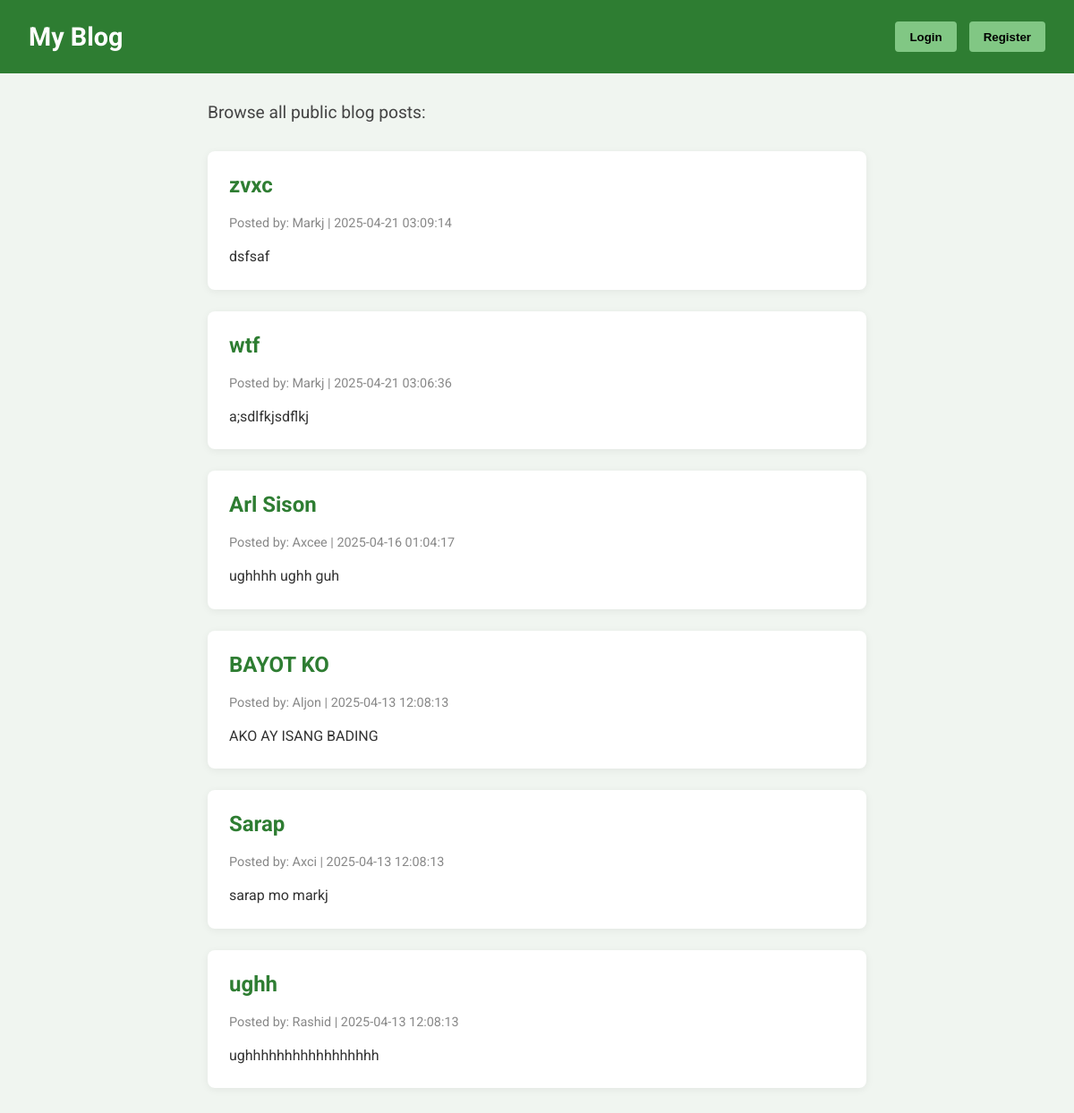
Before: / with the older database file.
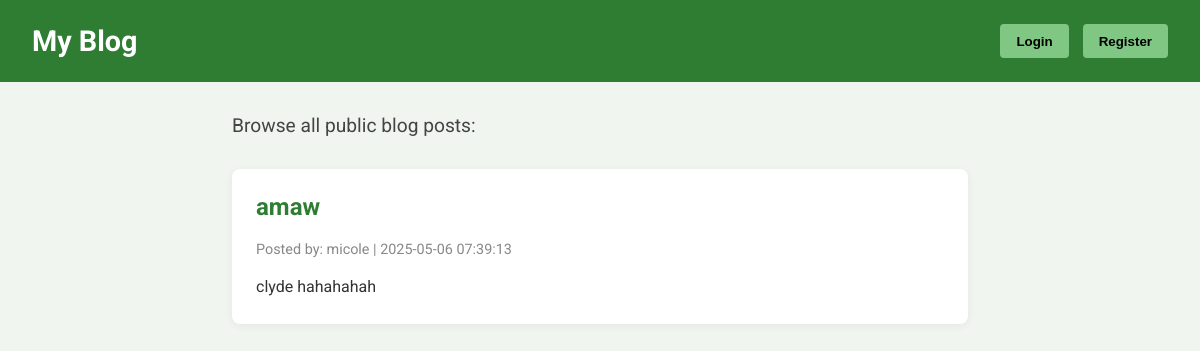
After: the same page with the newer database file.
### tables this page shows
CREATE TABLE `posts` (
  `id` int(11) NOT NULL,
  `title` varchar(255) NOT NULL,
  `content` text NOT NULL,
  `author_id` int(11) NOT NULL,
  `created_at` timestamp NOT NULL DEFAULT current_timestamp(),
  `updated_at` timestamp NULL DEFAULT NULL
);

CREATE TABLE `users` (
  `id` int(11) NOT NULL,
  `first_name` varchar(255) NOT NULL,
  `last_name` varchar(255) NOT NULL,
  `username` varchar(255) NOT NULL,
  `password` varchar(255) NOT NULL,
  `created_at` timestamp NOT NULL DEFAULT current_timestamp(),
  `updated_at` timestamp NULL DEFAULT NULL
);

### app/includes/database.php (called while the page is built, shortened)
<?php
class Database {
    private $host = "localhost";
    private $db_name = "lab2";
    private $username = "root";
    private $password = "";
    protected $conn;
    public function __construct() {
        try {
            $this->conn = new \PDO("mysql:host=" . $this->host . ";dbname=" . $this->db_name, $this->username, $this->password);
            $this->conn->setAttribute(\PDO::ATTR_ERRMODE, \PDO::ERRMODE_EXCEPTION);
        } catch (\PDOException $e) {
            die("Connection failed: " . $e->getMessage());
        }
    }
    public function getConnection() {
        return $this->conn;
    }
}

### app/models/Post.php (called while the page is built, shortened)
<?php
class Post extends Database {
    private $db;
    public function __construct() {
        $this->db = $this->getConnection();
    }
    public function getPosts() {
        $sql = "SELECT posts.id, title, content, users.first_name AS first_name, posts.created_at FROM posts INNER JOIN users ON posts.author_id = users.id ORDER BY posts.id DESC";
        $stmt = $this->db->prepare($sql);
        $stmt->execute();
        return $stmt->fetchAll(\PDO::FETCH_ASSOC);
    }
}

### index.php (the view, shortened to what this page needs)
<?php
$post = new Post();
?>
<!DOCTYPE html>
<html lang="en">
<head>
</head>
<body>
<header>
    <h1>My Blog</h1>
    <div class="actions">
        <?php if(isset($_SESSION['users'])): ?>
            <a href="blog.php"><button>Add Post</button></a>
            <a href="logout.php"><button>Logout</button></a>
        <?php else: ?>
            <a href="login.php"><button>Login</button></a>
            <a href="register.php"><button>Register</button></a>
        <?php endif; ?>
    </div>
</header>
<div class="container">
    <?php
    if (isset($_SESSION['users'])) {
        echo '<div class="welcome">Welcome, ' . htmlspecialchars($_SESSION['users']['first_name']) . '!</div>';
        $posts = $post->getPostsByLoggedInUser($_SESSION['users']['id']);
        if (empty($posts)) {
            echo '<div class="no-posts">You haven\'t posted anything yet.</div>';
        }
        foreach ($posts as $value) {
            echo '<div class="post-card">';
            echo '<h2>' . htmlspecialchars($value['title']) . '</h2>';
            echo '<div class="post-meta">Posted by: ' . htmlspecialchars($value['first_name']) . ' | ' . $value['created_at'] . '</div>';
            echo '<div class="post-content">' . nl2br(htmlspecialchars($value['content'])) . '</div>';
            echo '</div>';
        }
    } else {
        echo '<div class="welcome">Browse all public blog posts:</div>';
        $posts = $post->getPosts();
        foreach ($posts as $value) {
            echo '<div class="post-card">';
            echo '<h2>' . htmlspecialchars($value['title']) . '</h2>';
            echo '<div class="post-meta">Posted by: ' . htmlspecialchars($value['first_name']) . ' | ' . $value['created_at'] . '</div>';
            echo '<div class="post-content">' . nl2br(htmlspecialchars($value['content'])) . '</div>';
            echo '</div>';
        }
    }
    ?>
</div>
</body>
</html>

### index.php (style rules this page uses)
* { box-sizing: border-box; }
body { font-family: 'Roboto', sans-serif; background-color: #f0f5f0; margin: 0; padding: 0; }
header { background-color: #2e7d32; color: white; padding: 1.5rem 2rem; display: flex; justify-content: space-between; align-items: center; }
header h1 { margin: 0; font-size: 1.8rem; }
.actions a button { margin-left: 10px; background-color: #81c784; border: none; padding: 0.6rem 1rem; border-radius: 4px; font-weight: bold; cursor: pointer; transition: background 0.3s; }
.container { padding: 2rem; max-width: 800px; margin: 0 auto; }
.welcome { font-size: 1.2rem; color: #444; margin-bottom: 2rem; }
.post-card { background-color: white; padding: 1.5rem; border-radius: 8px; box-shadow: 0 2px 10px rgba(0, 0, 0, 0.06); margin-bottom: 1.5rem; }
.post-card h2 { margin-top: 0; color: #2e7d32; }
.post-meta { font-size: 0.9rem; color: #888; margin-bottom: 1rem; }
.post-content { color: #333; line-height: 1.6; }

Changed rows visible on the page:
removed posts: title "zvxc", author.first_name "Markj", created_at "2025-04-21 03:09:14", content "dsfsaf"
removed posts: title "wtf", author.first_name "Markj", created_at "2025-04-21 03:06:36", content "a;sdlfkjsdflkj"
removed posts: title "Arl Sison", author.first_name "Axcee", created_at "2025-04-16 01:04:17", content "ughhhh ughh guh"
removed posts: title "BAYOT KO", author.first_name "Aljon", created_at "2025-04-13 12:08:13", content "AKO AY ISANG BADING"
removed posts: title "Sarap", author.first_name "Axci", created_at "2025-04-13 12:08:13", content "sarap mo markj"
removed posts: title "ughh", author.first_name "Rashid", created_at "2025-04-13 12:08:13", content "ughhhhhhhhhhhhhhhhh"
added posts: title "amaw", author.first_name "micole", created_at "2025-05-06 07:39:13", content "clyde hahahahah"
